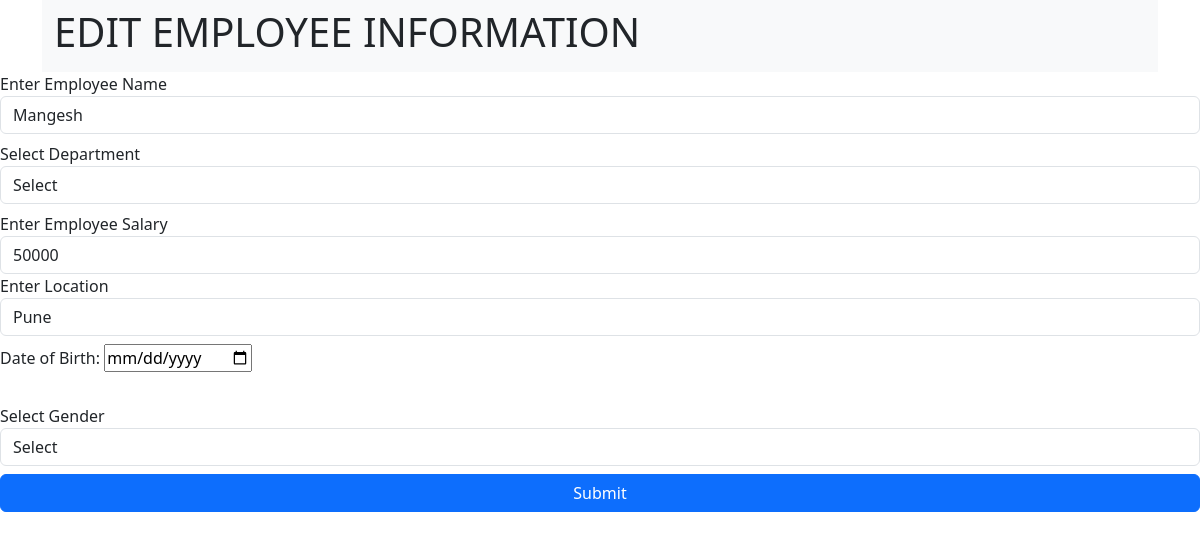
Screenshot of /update/2 with the database file from the repository.
### emp_details/models.py (models this page shows, shortened)
class emp(models.Model):
    emp_name = models.CharField(max_length=20)
    department = models.CharField(max_length=30)
    salary = models.IntegerField()
    DOB = models.DateField()
    location = models.CharField(max_length=30)
    gender = models.CharField(max_length=10)

### emp_details/views.py (the view, shortened to what this page needs)
# urls.py: path("update/<id>",views.update_emp,name='update_emp_data'),
def update_emp(request,id):
    d = emp.objects.get(id = id)
    context = {'d':d}
    return render(request,'UpdateData.html',context=context)

### templates/UpdateData.html (shortened to what this page needs)
<!DOCTYPE html>
<html lang="en">
<head>
    <link href="https://cdn.jsdelivr.net/npm/bootstrap@5.3.2/dist/css/bootstrap.min.css" rel="stylesheet"
>
</head>
<body>
    <div class="container">
        <nav class="navbar navbar-expand-lg bg-body-tertiary">
          <div class="container-fluid">
            <h1>EDIT EMPLOYEE INFORMATION</h1>
          </div>
        </nav>
    </div>
    <form action="/update/{{d.id}}" method="post">
        <div class="form-group">
            <label for="exampleFormControlInput1">Enter Employee Name</label>
            <input type="text" class="form-control" placeholder="e.g Prakash" value="{{d.emp_name}}" name="emp_name" required>
        </div>
        <div class="form-group mt-2">
            <label for="exampleFormControlSelect1">Select Department</label>
            <select class="form-control" placeholder="e.g Hr" name="department" id="exampleFormControlSelect1">
              <option>Select</option>
            </select>
        </div>
        <div class="form-group mt-2">
            <label for="exampleFormControlInput1">Enter Employee Salary</label>
            <input type="number" class="form-control" placeholder="e.g 25000" value="{{d.salary}}" name="salary" required>
        </div>
        <div class="form-group">
            <label for="exampleFormControlInput1">Enter Location</label>
            <input type="text" class="form-control" placeholder="e.g Pune" value="{{d.location}}" name="location" required>
        </div>
        <div class="form-group mt-2">
            <label for="start_date">Date of Birth:</label>
            <input type="date" id="DOB" name="DOB"><br><br>
        </div>
        <div class="form-group mt-2">
          <label for="exampleFormControlSelect1">Select Gender</label>
          <select class="form-control" name="gender" id="exampleFormControlSelect1">
            <option>Select</option>
          </select>
        </div>
        <div class="d-grid gap-2 mt-2">
            <button class="btn btn-primary" type="submit">Submit</button>
        </div>
    </form>
</body>
</html>

### rows the page displays
emp: emp_name "Mangesh", salary "50000", location "Pune"
